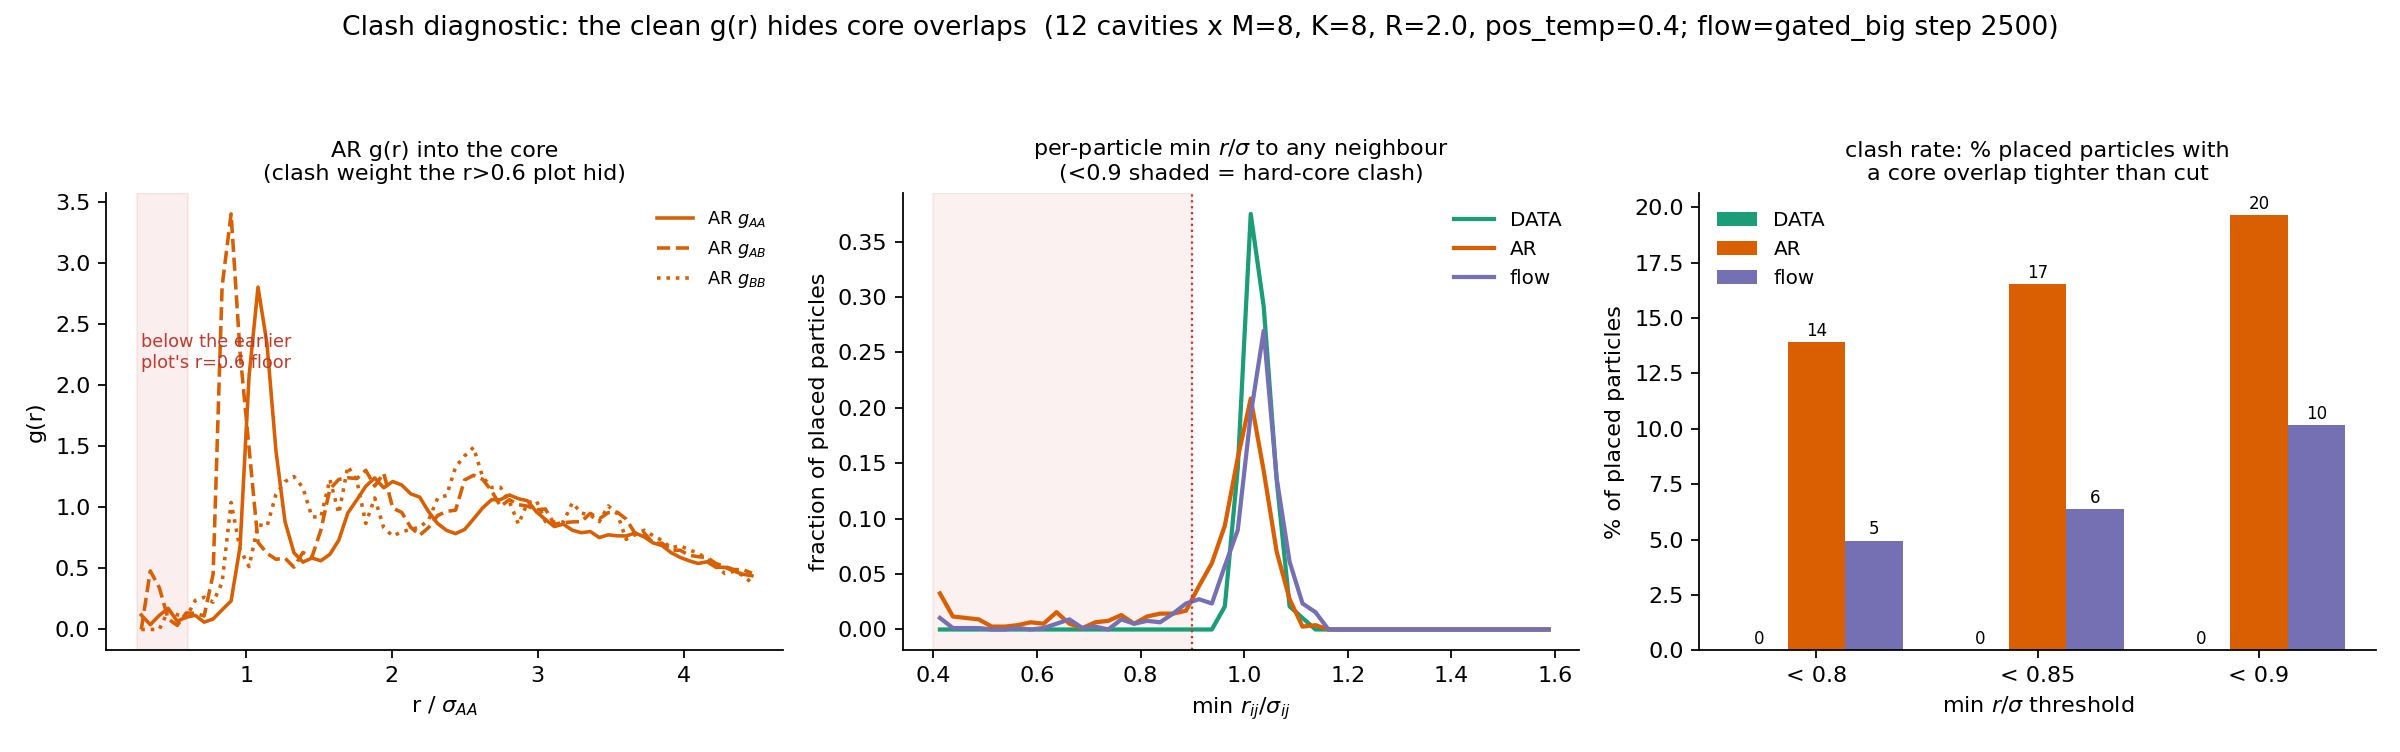

Write the Python code that produced this figure.
"""Clash diagnostic: prove the 'clean g(r)' hides the core overlaps that dominate energy.

Same setup as viz_gr_species (K=8, R=2.0, block particles = centers, block+FULL cage = neighbors).
Three views the aggregate g(r) cannot show:
  (1) g(r) extended DOWN to r=0.25 (core region) -- clash weight below the 0.6 floor of the earlier plot.
  (2) per-block-particle MIN sigma-scaled gap  min_j r_ij / sigma_(s_i,s_j)  distribution: a clash is a
      particle whose nearest neighbour sits inside its hard core (ratio < ~0.9). This is the quantity
      r^-12 energy explodes on; ONE such particle per block dominates the block energy.
  (3) clash FRACTION (particles with min-gap < cut) per arm at cuts 0.80/0.85/0.90, + worst-cavity.
Species-scaled throughout (sigma_AA=1.0, sigma_AB=0.8, sigma_BB=0.88). AR vs EGNN-flow vs DATA.
"""
import torch
import matplotlib
matplotlib.use("Agg")
import matplotlib.pyplot as plt
from liquid_coupling_flow.ka3d_ebm_batched import KA3DScaffoldEBMBatched
from liquid_coupling_flow.ka3d_cavity_egnn import CavityBlockFlow
from liquid_coupling_flow.ka3d_scaffold_ar import label_to_scaffold, fixed_ball_scaffold
from liquid_coupling_flow.ka3d_cavity_ar import _mic
from liquid_coupling_flow.ka3d_cavity_carve import carve
from liquid_coupling_flow.ka_energy import SIGMA

dev = "cuda"; RCTX = 2.5; K = 8; R = 2.0; PT = 0.4; M = 8; N_CAGE = 48; DUMMY_R = 50.0; NCAV = 12
C_DATA, C_AR, C_FLOW = "#1B9E77", "#D95F02", "#7570B3"
sig = torch.tensor(SIGMA, device=dev)

ar = KA3DScaffoldEBMBatched(cat_bins=128, cat_range=2.5).to(dev)
ar.load_state_dict(torch.load("liquid_coupling_flow/artifacts/ka3d_cavity_ebm3ax_rho115_best.pt",
                              map_location=dev, weights_only=False)["state_dict"], strict=False)
ar.eval(); ar.use_frame = False
ck = torch.load("liquid_coupling_flow/artifacts/ka3d_cavity_egnn_flow_repprior_best.pt",
                map_location=dev, weights_only=False)
a = ck["args"]
flow = CavityBlockFlow(k=a["k"], n_cage=a["n_cage"], r_c=a.get("r_c", 2.5), hidden_nf=a["hidden_nf"],
                       n_layers=a["n_layers"], n_species=2, max_neighbors=a["max_neighbors"], rep_prior=a.get("rep_prior", False),
                       ode_rtol=1e-5, ode_atol=1e-5, max_steps=1000).to(dev)
flow.load_state_dict(ck["state_dict"]); flow.eval()
D = torch.load("liquid_coupling_flow/artifacts/ka3d_dataset_N4096_T0.5_rho1.15.pt", map_location=dev, weights_only=False)
X, S, L = D["x"].to(dev).float(), D["s"].to(dev).long(), float(D["L"])
rho = X.shape[1] / L ** 3
xB = float((S == 1).float().mean()); rho_sp = {0: rho * (1 - xB), 1: rho * xB}
gen = torch.Generator(device=dev).manual_seed(7)   # same seed/cavities as viz_gr_species

edges = torch.linspace(0.25, R + RCTX, 70); ctr = 0.5 * (edges[1:] + edges[:-1]); dr = float(edges[1] - edges[0])
shell = 4 * torch.pi * ctr ** 2 * dr
PAIRS = [(0, 0, "AA"), (0, 1, "AB"), (1, 1, "BB")]
hist = {t: {ab: torch.zeros(len(ctr)) for _, _, ab in PAIRS} for t in ("data", "ar", "flow")}
nctr = {t: {ab: 0 for _, _, ab in PAIRS} for t in ("data", "ar", "flow")}
mingap = {t: [] for t in ("data", "ar", "flow")}        # per (cavity,draw,particle) min sigma-scaled gap
worst = {t: [] for t in ("data", "ar", "flow")}          # per-cavity worst-particle min gap


def fixed_size_cage(cx, cs, cen, ncg):
    Mn, m = cx.shape[0], cx.shape[1]
    if m >= ncg:
        idx = torch.topk((cx[0] - cen).norm(dim=-1), ncg, largest=False).indices
        return cx[:, idx], cs[:, idx]
    pad = ncg - m
    dp = torch.tensor([DUMMY_R, 0., 0.], device=dev, dtype=cx.dtype)[None, None].expand(Mn, pad, 3)
    return torch.cat([cx, dp], 1), torch.cat([cs, torch.zeros(Mn, pad, dtype=cs.dtype, device=dev)], 1)


def collect(tag, blk_x, blk_s, nbr_x, nbr_s):
    for sa, sb, ab in PAIRS:
        for mm in range(blk_x.shape[0]):
            ca = blk_x[mm][blk_s[mm] == sa]; nb = nbr_x[mm][nbr_s[mm] == sb]
            if ca.shape[0] == 0 or nb.shape[0] == 0:
                continue
            dd = torch.cdist(ca, nb).flatten(); dd = dd[dd > 0.05]   # 0.05 >> cdist self float-error, << any real pair
            hist[tag][ab] += torch.histc(dd.cpu(), bins=len(ctr), min=float(edges[0]), max=float(edges[-1]))
            nctr[tag][ab] += ca.shape[0]
    # min sigma-scaled gap per block particle over ALL neighbours (block+cage), species-correct sigma.
    # nbr_x = [block(K), cage] so each center's SELF is at nbr index i -> exclude by INDEX (not a distance
    # threshold: cdist self-distances carry ~1e-4 float error that slips a `d<1e-6` mask, AND a threshold
    # would wrongly erase a GENUINE two-particle overlap, undercounting exactly the clashes we measure).
    Kk = blk_x.shape[1]
    for mm in range(blk_x.shape[0]):
        d = torch.cdist(blk_x[mm], nbr_x[mm])                       # [K, K+P]
        d[torch.arange(Kk), torch.arange(Kk)] = float("inf")       # block self-diagonal only
        sgm = sig[blk_s[mm][:, None], nbr_s[mm][None, :]]           # [K, K+P]
        mn = (d / sgm).min(1).values                                # [K]
        mingap[tag] += mn.cpu().tolist()
        worst[tag].append(float(mn.min()))


ncav = 0
for ci in range(16):
    c = torch.rand(3, generator=gen, device=dev) * L; p = carve(X[ci], S[ci], c, R, L)
    if p["n_in"] < K + 6:
        continue
    xo, so, _ = label_to_scaffold(_mic(p["x_in"], c, L), p["s_in"], R)
    xout = _mic(p["x_out"], c, L); bm = xout.norm(dim=-1) < (R + RCTX); bnd, sb = xout[bm], p["s_out"][bm]
    n = xo.shape[0]; anch = fixed_ball_scaffold(n, R, dev)
    seed = int(torch.randint(n, (), generator=gen, device=dev))
    blk = torch.zeros(n, dtype=torch.bool, device=dev)
    blk[(anch - anch[seed]).norm(dim=-1).topk(K, largest=False).indices] = True
    xo_b = xo[None].expand(M, n, 3).contiguous(); so_b = so[None].expand(M, n).contiguous()
    xo_ar, so_ar, _ = ar.sample_block_b(xo_b, so_b, blk, bnd, sb, R, gen=gen, pos_temp=PT)
    cage_x = torch.cat([bnd[None].expand(M, -1, -1), xo_ar[:, ~blk]], 1)
    cage_s = torch.cat([sb[None].expand(M, -1), so_ar[:, ~blk]], 1)
    cfx, cfs = fixed_size_cage(cage_x, cage_s, xo[blk].mean(0), N_CAGE)
    y_blk, _ = flow.flow(xo_ar[:, blk], cfx, so_ar[:, blk], cfs, reverse=False)
    ar_blk, sp_blk = xo_ar[:, blk], so_ar[:, blk]
    dblk = xo[None, blk].expand(M, K, 3); ds = so[None, blk].expand(M, K)
    collect("data", dblk, ds, torch.cat([dblk, cage_x], 1), torch.cat([ds, cage_s], 1))
    collect("ar", ar_blk, sp_blk, torch.cat([ar_blk, cage_x], 1), torch.cat([sp_blk, cage_s], 1))
    collect("flow", y_blk, sp_blk, torch.cat([y_blk, cage_x], 1), torch.cat([sp_blk, cage_s], 1))
    ncav += 1
    if ncav >= NCAV:
        break


def gr(t, ab, sb):
    return hist[t][ab] / (nctr[t][ab] * rho_sp[sb] * shell) if nctr[t][ab] else torch.zeros(len(ctr))


fig, axes = plt.subplots(1, 3, figsize=(15, 4.7))
# panel 1: g_AA/g_AB/g_BB extended into the core, AR only, to show clash weight below 0.6
ax = axes[0]
for (sa, sb, ab), ls in zip(PAIRS, ("-", "--", ":")):
    ax.plot(ctr.numpy(), gr("ar", ab, sb).numpy(), color=C_AR, ls=ls, lw=1.6, label=f"AR $g_{{{ab}}}$")
ax.axvspan(0.25, 0.6, color="#C0392B", alpha=0.08)
ax.annotate("below the earlier\nplot's r=0.6 floor", (0.28, ax.get_ylim()[1] * 0.6), fontsize=8, color="#C0392B")
ax.set_title("AR g(r) into the core\n(clash weight the r>0.6 plot hid)", fontsize=10)
ax.set_xlabel("r / $\\sigma_{AA}$"); ax.set_ylabel("g(r)"); ax.legend(frameon=False, fontsize=8)
for s in ("top", "right"):
    ax.spines[s].set_visible(False)
# panel 2: min sigma-scaled gap distribution
ax = axes[1]
ge = torch.linspace(0.4, 1.6, 49)
for t, col in (("data", C_DATA), ("ar", C_AR), ("flow", C_FLOW)):
    h = torch.histc(torch.tensor(mingap[t]).clamp(0.4, 1.6), bins=48, min=0.4, max=1.6)
    h = h / h.sum()
    ax.plot(0.5 * (ge[1:] + ge[:-1]).numpy(), h.numpy(), color=col, lw=1.9,
            label={"data": "DATA", "ar": "AR", "flow": "flow"}[t])
ax.axvspan(0.4, 0.9, color="#C0392B", alpha=0.07)
ax.axvline(0.9, color="#C0392B", ls=":", lw=1)
ax.set_title("per-particle min $r/\\sigma$ to any neighbour\n(<0.9 shaded = hard-core clash)", fontsize=10)
ax.set_xlabel("min $r_{ij}/\\sigma_{ij}$"); ax.set_ylabel("fraction of placed particles")
ax.legend(frameon=False, fontsize=9)
for s in ("top", "right"):
    ax.spines[s].set_visible(False)
# panel 3: clash fraction bars at cuts
ax = axes[2]
cuts = [0.80, 0.85, 0.90]
xs = torch.arange(len(cuts)).numpy(); w = 0.26
for i, (t, col) in enumerate((("data", C_DATA), ("ar", C_AR), ("flow", C_FLOW))):
    mg = torch.tensor(mingap[t])
    fr = [100 * float((mg < cut).float().mean()) for cut in cuts]
    b = ax.bar(xs + (i - 1) * w, fr, w, color=col, label={"data": "DATA", "ar": "AR", "flow": "flow"}[t])
    ax.bar_label(b, fmt="%.0f", fontsize=7.5, padding=1)
ax.set_xticks(xs); ax.set_xticklabels([f"< {c}" for c in cuts])
ax.set_title("clash rate: % placed particles with\na core overlap tighter than cut", fontsize=10)
ax.set_xlabel("min $r/\\sigma$ threshold"); ax.set_ylabel("% of placed particles")
ax.legend(frameon=False, fontsize=9)
for s in ("top", "right"):
    ax.spines[s].set_visible(False)
fig.suptitle(f"Clash diagnostic: the clean g(r) hides core overlaps  ({ncav} cavities x M={M}, K={K}, "
             f"R={R}, pos_temp={PT}; flow=gated_big step {ck['step']})", fontsize=12)
fig.tight_layout(rect=[0, 0, 1, 0.93])
out = "reports/logs-2026-07-13/viz_clash_diag_repprior.png"
fig.savefig(out, dpi=160)
torch.save({"mingap": mingap, "worst": worst, "hist": hist, "nctr": nctr, "ctr": ctr}, "reports/logs-2026-07-13/viz_clash_diag_repprior.pt")
print(f"saved -> {out}", flush=True)
for t in ("data", "ar", "flow"):
    mg = torch.tensor(mingap[t]); wf = torch.tensor(worst[t])
    print(f"  {t:4s}: clash%<0.9 {100*float((mg<0.9).float().mean()):5.1f}  <0.85 {100*float((mg<0.85).float().mean()):5.1f}  "
          f"<0.8 {100*float((mg<0.8).float().mean()):5.1f}  | worst-cavity min r/sig {float(wf.min()):.2f}  "
          f"median-cavity worst {float(wf.median()):.2f}", flush=True)
